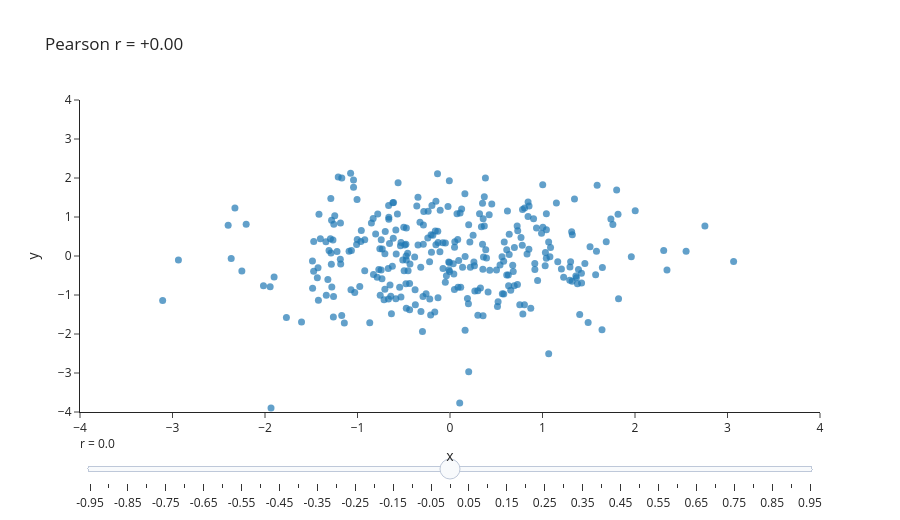

Write notebook code for a chart like this one.
### Markdown cell above
Drag the slider. This chart is fully interactive with **no Python kernel** and no Binder — every frame is precomputed and embedded in the page.

### Code cell
import numpy as np
import plotly.graph_objects as go

rng = np.random.default_rng(0)
n = 300
base = rng.normal(size=n)
noise = rng.normal(size=n)

# Precompute one frame per slider position. This is the key idea: the slider steps
# through frames that already exist in the figure, so the browser needs no kernel.
r_values = np.round(np.arange(-0.95, 0.96, 0.05), 2)

frames = []
for r in r_values:
    y = r * base + np.sqrt(max(0.0, 1 - r**2)) * noise
    frames.append(
        go.Frame(
            name=str(r),
            data=[go.Scatter(x=base, y=y, mode="markers",
                             marker=dict(size=7, opacity=0.7))],
            layout=go.Layout(title=f"Pearson r = {r:+.2f}"),
        )
    )

first = frames[len(frames) // 2]

fig = go.Figure(data=first.data, frames=frames, layout=first.layout)
fig.update_layout(
    template="simple_white",
    height=520,
    xaxis=dict(title="x", range=[-4, 4]),
    yaxis=dict(title="y", range=[-4, 4]),
    sliders=[dict(
        active=len(frames) // 2,
        currentvalue=dict(prefix="r = "),
        steps=[dict(method="animate", label=f.name,
                    args=[[f.name], dict(mode="immediate",
                                         frame=dict(duration=0, redraw=True))])
               for f in frames],
    )],
)
fig

### Figure 1 — Plotly figure (JSON) as saved in the notebook; plotly's stock layout.template omitted (floating-point values rounded to 4 significant figures; data arrays with more than 128 entries replaced by an {"elided": "..."} marker saying what was removed)
{"data": [{"marker": {"opacity": 0.7, "size": 7}, "mode": "markers", "type": "scatter", "x": {"elided": "300 float values"}, "y": {"elided": "300 float values"}}], "layout": {"height": 520, "sliders": [{"active": 19, "currentvalue": {"prefix": "r = "}, "steps": [{"args": [["-0.95"], {"frame": {"duration": 0, "redraw": true}, "mode": "immediate"}], "label": "-0.95", "method": "animate"}, {"args": [["-0.9"], {"frame": {"duration": 0, "redraw": true}, "mode": "immediate"}], "label": "-0.9", "method": "animate"}, {"args": [["-0.85"], {"frame": {"duration": 0, "redraw": true}, "mode": "immediate"}], "label": "-0.85", "method": "animate"}, {"args": [["-0.8"], {"frame": {"duration": 0, "redraw": true}, "mode": "immediate"}], "label": "-0.8", "method": "animate"}, {"args": [["-0.75"], {"frame": {"duration": 0, "redraw": true}, "mode": "immediate"}], "label": "-0.75", "method": "animate"}, {"args": [["-0.7"], {"frame": {"duration": 0, "redraw": true}, "mode": "immediate"}], "label": "-0.7", "method": "animate"}, {"args": [["-0.65"], {"frame": {"duration": 0, "redraw": true}, "mode": "immediate"}], "label": "-0.65", "method": "animate"}, {"args": [["-0.6"], {"frame": {"duration": 0, "redraw": true}, "mode": "immediate"}], "label": "-0.6", "method": "animate"}, {"args": [["-0.55"], {"frame": {"duration": 0, "redraw": true}, "mode": "immediate"}], "label": "-0.55", "method": "animate"}, {"args": [["-0.5"], {"frame": {"duration": 0, "redraw": true}, "mode": "immediate"}], "label": "-0.5", "method": "animate"}, {"args": [["-0.45"], {"frame": {"duration": 0, "redraw": true}, "mode": "immediate"}], "label": "-0.45", "method": "animate"}, {"args": [["-0.4"], {"frame": {"duration": 0, "redraw": true}, "mode": "immediate"}], "label": "-0.4", "method": "animate"}, {"args": [["-0.35"], {"frame": {"duration": 0, "redraw": true}, "mode": "immediate"}], "label": "-0.35", "method": "animate"}, {"args": [["-0.3"], {"frame": {"duration": 0, "redraw": true}, "mode": "immediate"}], "label": "-0.3", "method": "animate"}, {"args": [["-0.25"], {"frame": {"duration": 0, "redraw": true}, "mode": "immediate"}], "label": "-0.25", "method": "animate"}, {"args": [["-0.2"], {"frame": {"duration": 0, "redraw": true}, "mode": "immediate"}], "label": "-0.2", "method": "animate"}, {"args": [["-0.15"], {"frame": {"duration": 0, "redraw": true}, "mode": "immediate"}], "label": "-0.15", "method": "animate"}, {"args": [["-0.1"], {"frame": {"duration": 0, "redraw": true}, "mode": "immediate"}], "label": "-0.1", "method": "animate"}, {"args": [["-0.05"], {"frame": {"duration": 0, "redraw": true}, "mode": "immediate"}], "label": "-0.05", "method": "animate"}, {"args": [["0.0"], {"frame": {"duration": 0, "redraw": true}, "mode": "immediate"}], "label": "0.0", "method": "animate"}, {"args": [["0.05"], {"frame": {"duration": 0, "redraw": true}, "mode": "immediate"}], "label": "0.05", "method": "animate"}, {"args": [["0.1"], {"frame": {"duration": 0, "redraw": true}, "mode": "immediate"}], "label": "0.1", "method": "animate"}, {"args": [["0.15"], {"frame": {"duration": 0, "redraw": true}, "mode": "immediate"}], "label": "0.15", "method": "animate"}, {"args": [["0.2"], {"frame": {"duration": 0, "redraw": true}, "mode": "immediate"}], "label": "0.2", "method": "animate"}, {"args": [["0.25"], {"frame": {"duration": 0, "redraw": true}, "mode": "immediate"}], "label": "0.25", "method": "animate"}, {"args": [["0.3"], {"frame": {"duration": 0, "redraw": true}, "mode": "immediate"}], "label": "0.3", "method": "animate"}, {"args": [["0.35"], {"frame": {"duration": 0, "redraw": true}, "mode": "immediate"}], "label": "0.35", "method": "animate"}, {"args": [["0.4"], {"frame": {"duration": 0, "redraw": true}, "mode": "immediate"}], "label": "0.4", "method": "animate"}, {"args": [["0.45"], {"frame": {"duration": 0, "redraw": true}, "mode": "immediate"}], "label": "0.45", "method": "animate"}, {"args": [["0.5"], {"frame": {"duration": 0, "redraw": true}, "mode": "immediate"}], "label": "0.5", "method": "animate"}, {"args": [["0.55"], {"frame": {"duration": 0, "redraw": true}, "mode": "immediate"}], "label": "0.55", "method": "animate"}, {"args": [["0.6"], {"frame": {"duration": 0, "redraw": true}, "mode": "immediate"}], "label": "0.6", "method": "animate"}, {"args": [["0.65"], {"frame": {"duration": 0, "redraw": true}, "mode": "immediate"}], "label": "0.65", "method": "animate"}, {"args": [["0.7"], {"frame": {"duration": 0, "redraw": true}, "mode": "immediate"}], "label": "0.7", "method": "animate"}, {"args": [["0.75"], {"frame": {"duration": 0, "redraw": true}, "mode": "immediate"}], "label": "0.75", "method": "animate"}, {"args": [["0.8"], {"frame": {"duration": 0, "redraw": true}, "mode": "immediate"}], "label": "0.8", "method": "animate"}, {"args": [["0.85"], {"frame": {"duration": 0, "redraw": true}, "mode": "immediate"}], "label": "0.85", "method": "animate"}, {"args": [["0.9"], {"frame": {"duration": 0, "redraw": true}, "mode": "immediate"}], "label": "0.9", "method": "animate"}, {"args": [["0.95"], {"frame": {"duration": 0, "redraw": true}, "mode": "immediate"}], "label": "0.95", "method": "animate"}]}], "title": {"text": "Pearson r = +0.00"}, "xaxis": {"range": [-4, 4], "title": {"text": "x"}}, "yaxis": {"range": [-4, 4], "title": {"text": "y"}}}}
